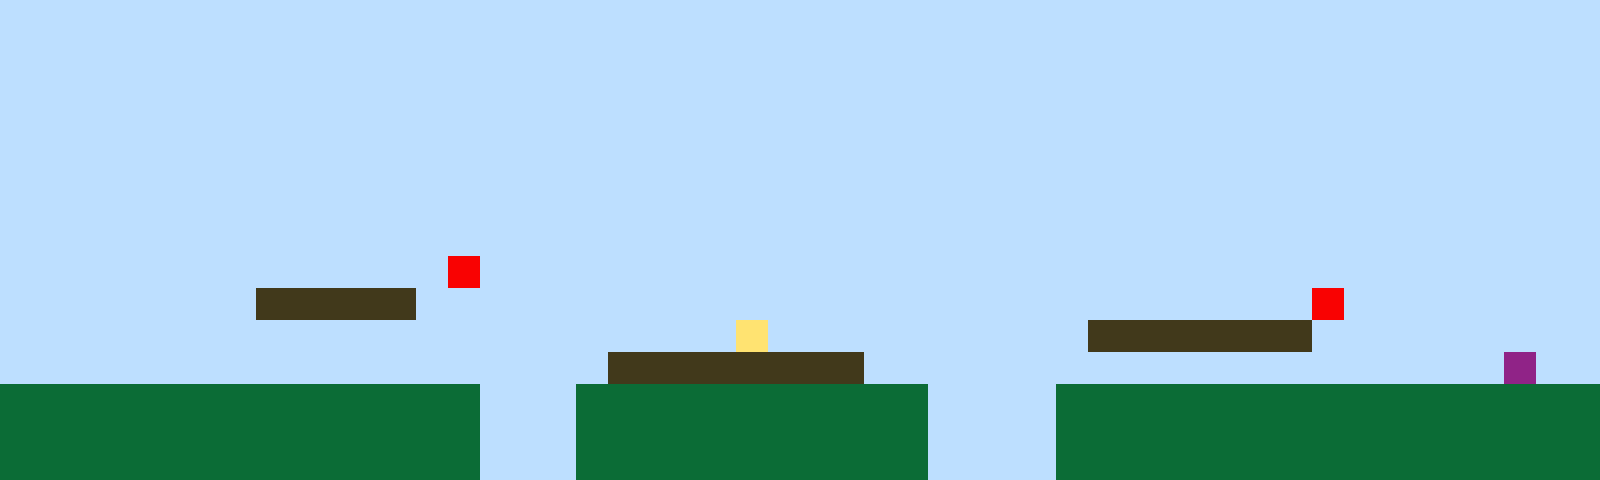

Tiled map render using the project's own tile images. Description and the whole map definition, tile-layer contents included, below:
An orthogonal 50x15 tile map with 32x32 px tiles, 1 tile layer (Tile Layer 1).

<map version="1.10" tiledversion="1.11.2" orientation="orthogonal" renderorder="right-up" width="50" height="15" tilewidth="32" tileheight="32" infinite="0" nextlayerid="2" nextobjectid="1"><editorsettings><export target="map1.csv" format="csv" /></editorsettings><tileset firstgid="1" name="sprites" tilewidth="32" tileheight="32" tilecount="6" columns="3"><image source="sprites.png" width="96" height="64" /></tileset><layer id="1" name="Tile Layer 1" width="50" height="15"><data encoding="csv">1,1,1,1,1,1,1,1,1,1,1,1,1,1,1,1,1,1,1,1,1,1,1,1,1,1,1,1,1,1,1,1,1,1,1,1,1,1,1,1,1,1,1,1,1,1,1,1,1,1,1,1,1,1,1,1,1,1,1,1,1,1,1,1,1,1,1,1,1,1,1,1,1,1,1,1,1,1,1,1,1,1,1,1,1,1,1,1,1,1,1,1,1,1,1,1,1,1,1,1,1,1,1,1,1,1,1,1,1,1,1,1,1,1,1,1,1,1,1,1,1,1,1,1,1,1,1,1,1,1,1,1,1,1,1,1,1,1,1,1,1,1,1,1,1,1,1,1,1,1,1,1,1,1,1,1,1,1,1,1,1,1,1,1,1,1,1,1,1,1,1,1,1,1,1,1,1,1,1,1,1,1,1,1,1,1,1,1,1,1,1,1,1,1,1,1,1,1,1,1,1,1,1,1,1,1,1,1,1,1,1,1,1,1,1,1,1,1,1,1,1,1,1,1,1,1,1,1,1,1,1,1,1,1,1,1,1,1,1,1,1,1,1,1,1,1,1,1,1,1,1,1,1,1,1,1,1,1,1,1,1,1,1,1,1,1,1,1,1,1,1,1,1,1,1,1,1,1,1,1,1,1,1,1,1,1,1,1,1,1,1,1,1,1,1,1,1,1,1,1,1,1,1,1,1,1,1,1,1,1,1,1,1,1,1,1,1,1,1,1,1,1,1,1,1,1,1,1,1,1,1,1,1,1,1,1,1,1,1,1,1,1,1,1,1,1,1,1,1,1,1,1,1,1,1,1,1,1,1,1,1,1,1,1,1,1,1,1,1,1,1,1,1,1,1,1,1,1,1,1,1,1,1,1,1,1,1,1,1,1,1,1,1,1,1,1,1,1,1,1,1,1,1,1,1,1,1,1,1,1,1,1,1,1,5,1,1,1,1,1,1,1,1,1,1,1,1,1,1,1,1,1,1,1,1,1,1,1,1,1,1,1,1,1,1,1,1,1,1,1,1,1,1,1,1,1,1,1,3,3,3,3,3,1,1,1,1,1,1,1,1,1,1,1,1,1,1,1,1,1,1,1,1,1,1,1,1,1,1,1,1,5,1,1,1,1,1,1,1,1,1,1,1,1,1,1,1,1,1,1,1,1,1,1,1,1,1,1,1,1,1,1,1,4,1,1,1,1,1,1,1,1,1,1,3,3,3,3,3,3,3,1,1,1,1,1,1,1,1,1,1,1,1,1,1,1,1,1,1,1,1,1,1,1,1,1,1,1,1,3,3,3,3,3,3,3,3,1,1,1,1,1,1,1,1,1,1,1,1,1,1,1,1,1,1,1,1,6,1,1,2,2,2,2,2,2,2,2,2,2,2,2,2,2,2,1,1,1,2,2,2,2,2,2,2,2,2,2,2,1,1,1,1,2,2,2,2,2,2,2,2,2,2,2,2,2,2,2,2,2,2,2,2,2,2,2,2,2,2,2,2,2,2,2,2,1,1,1,2,2,2,2,2,2,2,2,2,2,2,1,1,1,1,2,2,2,2,2,2,2,2,2,2,2,2,2,2,2,2,2,2,2,2,2,2,2,2,2,2,2,2,2,2,2,2,1,1,1,2,2,2,2,2,2,2,2,2,2,2,1,1,1,1,2,2,2,2,2,2,2,2,2,2,2,2,2,2,2,2,2</data></layer></map>
